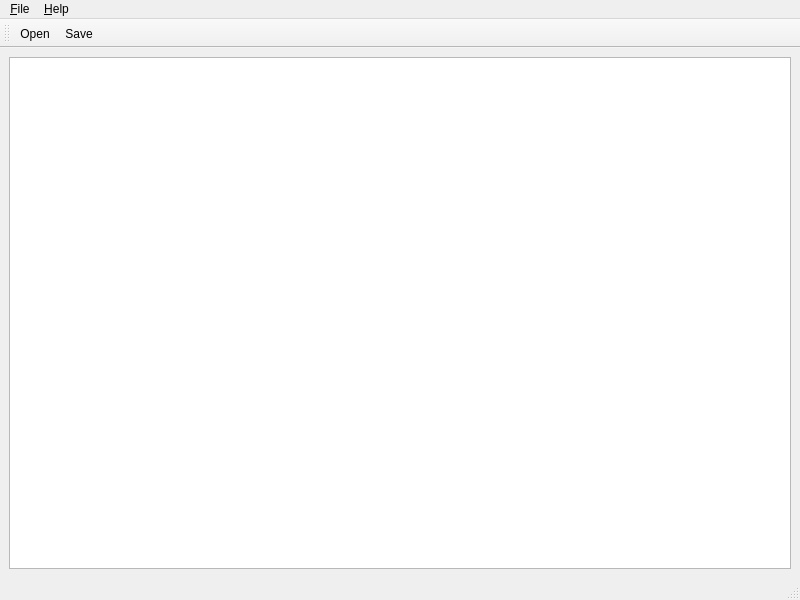
<?xml version="1.0" encoding="UTF-8"?>
<ui version="4.0">
 <class>Editor</class>
 <widget class="QMainWindow" name="Editor">
  <property name="geometry">
   <rect>
    <x>0</x>
    <y>0</y>
    <width>800</width>
    <height>600</height>
   </rect>
  </property>
  <property name="windowTitle">
   <string>MainWindow</string>
  </property>
  <widget class="QWidget" name="centralwidget">
   <layout class="QVBoxLayout" name="verticalLayout">
    <item>
     <widget class="QTextEdit" name="textEdit"/>
    </item>
   </layout>
  </widget>
  <widget class="QMenuBar" name="menubar">
   <property name="geometry">
    <rect>
     <x>0</x>
     <y>0</y>
     <width>800</width>
     <height>22</height>
    </rect>
   </property>
   <widget class="QMenu" name="menu_File">
    <property name="title">
     <string>&amp;File</string>
    </property>
    <addaction name="action_Open"/>
    <addaction name="action_Save"/>
    <addaction name="separator"/>
    <addaction name="action_Quit"/>
   </widget>
   <widget class="QMenu" name="menu_Help">
    <property name="title">
     <string>&amp;Help</string>
    </property>
    <addaction name="actionAbout"/>
    <addaction name="actionAbout_Qt"/>
   </widget>
   <addaction name="menu_File"/>
   <addaction name="menu_Help"/>
  </widget>
  <widget class="QStatusBar" name="statusbar"/>
  <widget class="QToolBar" name="toolBar">
   <property name="windowTitle">
    <string>toolBar</string>
   </property>
   <attribute name="toolBarArea">
    <enum>TopToolBarArea</enum>
   </attribute>
   <attribute name="toolBarBreak">
    <bool>false</bool>
   </attribute>
   <addaction name="action_Open"/>
   <addaction name="action_Save"/>
  </widget>
  <action name="action_Open">
   <property name="icon">
    <iconset theme="QIcon::ThemeIcon::DocumentOpen"/>
   </property>
   <property name="text">
    <string>&amp;Open</string>
   </property>
  </action>
  <action name="action_Save">
   <property name="icon">
    <iconset theme="QIcon::ThemeIcon::DocumentSave"/>
   </property>
   <property name="text">
    <string>&amp;Save</string>
   </property>
  </action>
  <action name="action_Quit">
   <property name="text">
    <string>&amp;Quit</string>
   </property>
  </action>
  <action name="actionAbout">
   <property name="text">
    <string>About</string>
   </property>
  </action>
  <action name="actionAbout_Qt">
   <property name="text">
    <string>About Qt</string>
   </property>
  </action>
 </widget>
 <resources/>
 <connections/>
</ui>
